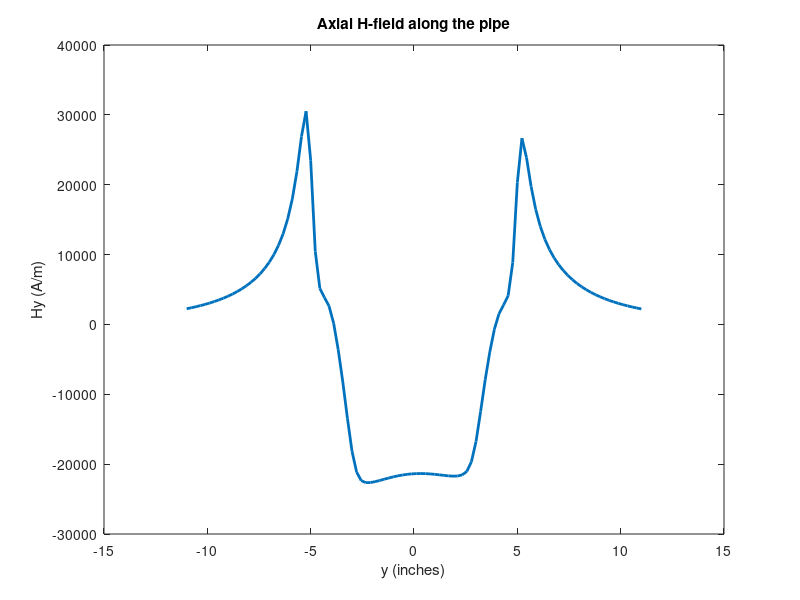

Recreate this plot in MATLAB.
clear all; close all;
data = load('yoke_prb_grp_PipeCenterH_0.txt');
y = data(:,2);
Hy = data(:,5);

plot(y,Hy,'linewidth',2)
xlabel('y (inches)');
ylabel('Hy (A/m)')
title('Axial H-field along the pipe');